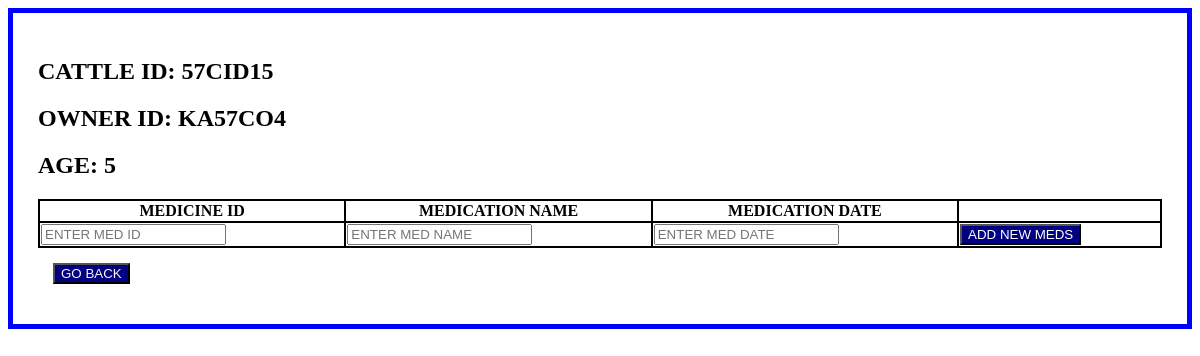
The app's page /cattle/57CID15 with its own data.
### tables this page shows
CREATE TABLE CATTLE(CATTLE_ID TEXT PRIMARY KEY, OWNER_ID TEXT NOT NULL, AGE INTEGER NOT NULL, BREED TEXT NOT NULL);

### app.py (the view)
@app.route('/cattle/<cattle_id>', methods = ['POST', 'GET'])
def cattle(cattle_id):
   if request.method == "POST":
      conn = sqlite3.connect('cattledoc.db')
      c=conn.cursor()
      s_no=request.form['s_no']
      name=request.form['name']
      date=request.form['date']
      print(date)
      print(name)
      c.execute(f"INSERT INTO MEDICATION VALUES ('{cattle_id}','{name}','{date}','{s_no}')")
      conn.commit()
      conn.close()
      return redirect(f'/cattle/{cattle_id}')
   else:
      conn = sqlite3.connect('cattledoc.db')
      c=conn.cursor()
      c.execute(f'SELECT * FROM CATTLE WHERE CATTLE_ID="{cattle_id}"')
      c_data = c.fetchone()
      c.execute(f'SELECT * FROM MEDICATION WHERE CATTLE_ID="{cattle_id}"')
      m_data = c.fetchall()
      conn.commit()
      conn.close()
      return render_template('cattle.html',cattle_data = c_data ,medication_data = m_data)

### templates/cattle.html (shortened to what this page needs)
<!DOCTYPE html>
<html lang="en">
<head>
</head>
<body>
    <div class="container">
        <h2>CATTLE ID: {{ cattle_data[0] }}</h2>
    <h2>OWNER ID: {{ cattle_data[1] }}</h2>
    <h2>AGE: {{ cattle_data[2] }}</h2>
    <table style="width:100%">
        <tr>
            <th>MEDICINE ID</th>
            <th>MEDICATION NAME</th>
            <th>MEDICATION DATE</th>
            <th></th>
        </tr>
        <tr>
            <form action="{{ cattle_data[0] }}" method="POST">
                <td><input type="text" placeholder="ENTER MED ID" name="s_no" required></td>
                <td><input type="text" placeholder="ENTER MED NAME" name="name" required></td>
                <td><input type="text" placeholder="ENTER MED DATE" name="date" required></td>
                <td><button class="add-btn">ADD NEW MEDS</button></td>
            </form>
        </tr>
    </table>
    <form>
        <input  type="button" style="margin:15px; background-color: navy; color: oldlace; " onclick="window.location.href='http://127.0.0.1:5000/dashboard/KADOC069';" value="GO BACK"/>
      </form>
    </div>
</body>
</html>

### templates/cattle.html (style rules this page uses)
table, td, th { border: solid 2px black; border-collapse:collapse; }
.add-btn { background-color: navy; color: white; }
.container { border: blue solid 5px; padding: 25px; }

### records on screen
CATTLE: CATTLE_ID "57CID15", OWNER_ID "KA57CO4", AGE "5"
